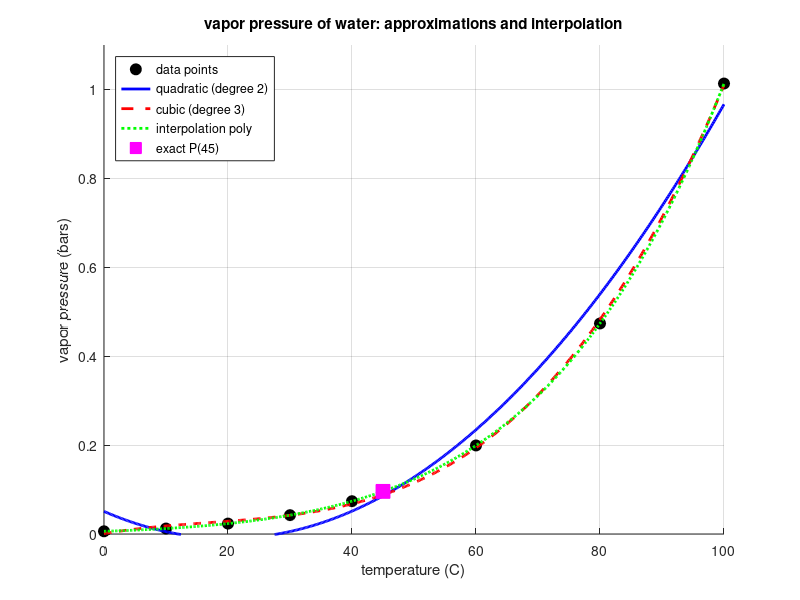

Source code (MATLAB):
% data
% temperature
T = [0, 10, 20, 30, 40, 60, 80, 100];
% pressure
P = [0.0061, 0.0123, 0.0234, 0.0424, 0.0738, 0.1992, 0.4736, 1.0133];

% exact value at T = 45
P_exact_45 = 0.095848;

%----------------------------------< Part a >-----------------------------------
degree1 = 2; % Quadratic polynomial
degree2 = 3; % Cubic polynomial

% Fit polynomials
p1 = polyfit(T, P, degree1);
p2 = polyfit(T, P, degree2);

% Evaluate at T = 45
P1_45 = polyval(p1, 45);
P2_45 = polyval(p2, 45);

% Calculate approximation errors
error1 = abs(P1_45 - P_exact_45);
error2 = abs(P2_45 - P_exact_45);

% Display results
fprintf('Quadratic (degree 2) approximation:\n');
fprintf('  P(45) = %.6f, Error = %.6f\n', P1_45, error1);
fprintf('Coefficients: '); disp(p1);

fprintf('\nCubic (degree 3) approximation:\n');
fprintf('  P(45) = %.6f, Error = %.6f\n', P2_45, error2);
fprintf('Coefficients: '); disp(p2);

%----------------------------------< Part b >-----------------------------------
% smooth plots
T_plot = linspace(0, 100, 500);

% compute poly values
P1_plot = polyval(p1, T_plot);
P2_plot = polyval(p2, T_plot);

% interpolation poly (degree = number of points - 1)
p_interp = polyfit(T, P, length(T) - 1);
P_interp_plot = polyval(p_interp, T_plot);

% plot time
figure;
hold on;

% data points
plot(T, P, 'ko', 'MarkerFaceColor', 'k', 'MarkerSize', 8, 'DisplayName', 'data points');

% approximating polynomials
plot(T_plot, P1_plot, 'b-', 'LineWidth', 2, 'DisplayName', sprintf('quadratic (degree %d)', degree1));
plot(T_plot, P2_plot, 'r--', 'LineWidth', 2, 'DisplayName', sprintf('cubic (degree %d)', degree2));

% interpolation polynomial
plot(T_plot, P_interp_plot, 'g:', 'LineWidth', 2, 'DisplayName', 'interpolation poly');

% point at T = 45
plot(45, P_exact_45, 'ms', 'MarkerFaceColor', 'm', 'MarkerSize', 10, 'DisplayName', 'exact P(45)');

% information
xlabel('temperature (C)');
ylabel('vapor pressure (bars)');
title('vapor pressure of water: approximations and interpolation');
legend('location', 'northwest');
grid on;
hold off;

% better visualization
axis([0 100 0 1.1]);
